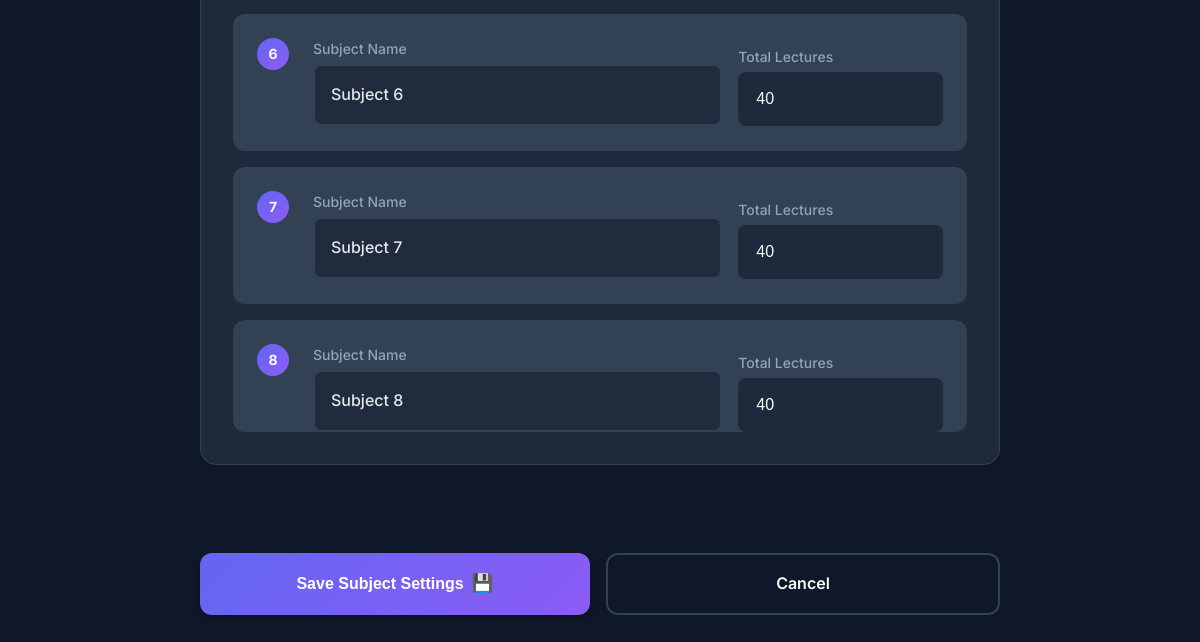
The page /settings (signed in, lower part) on the database as committed earlier.
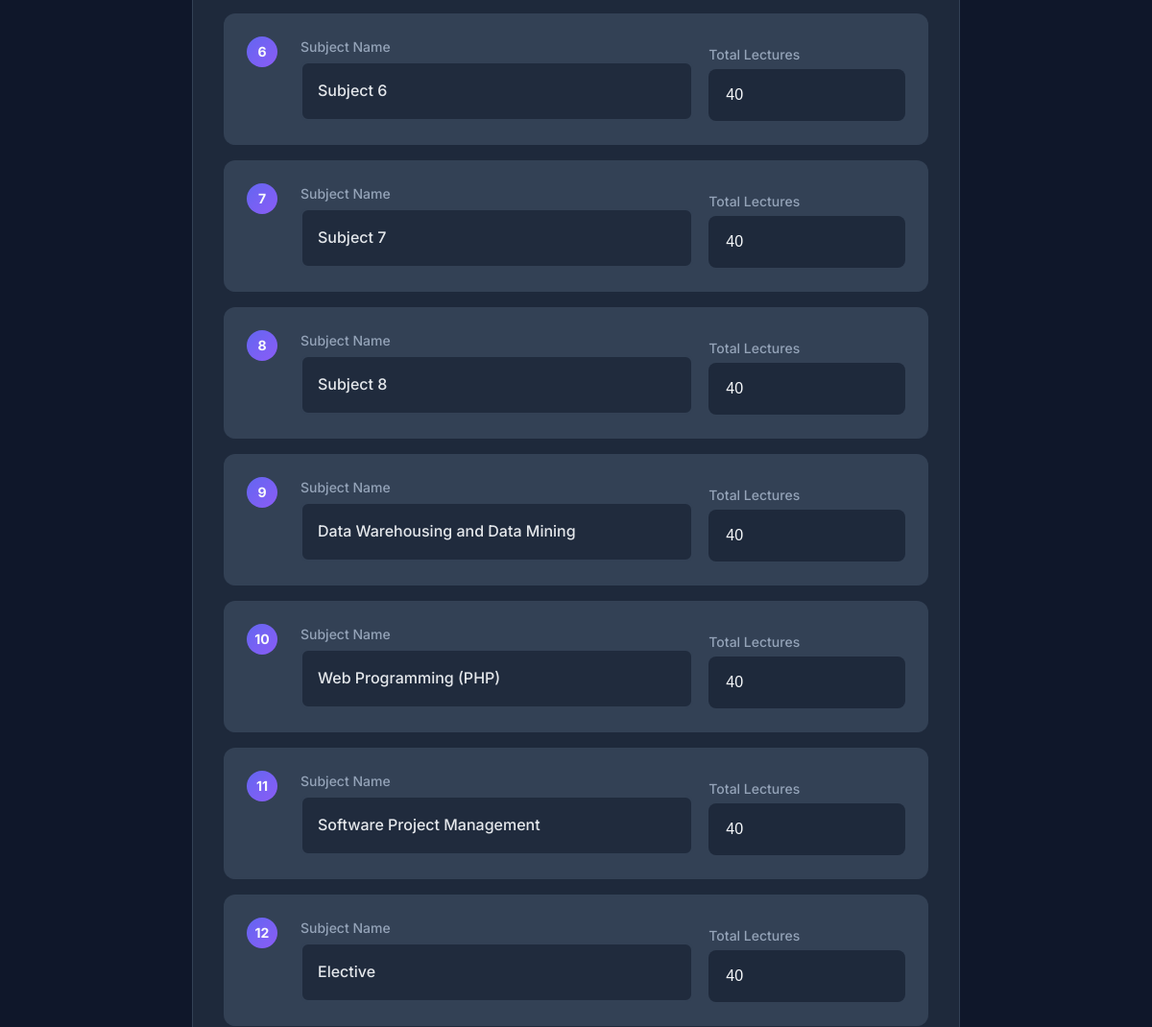
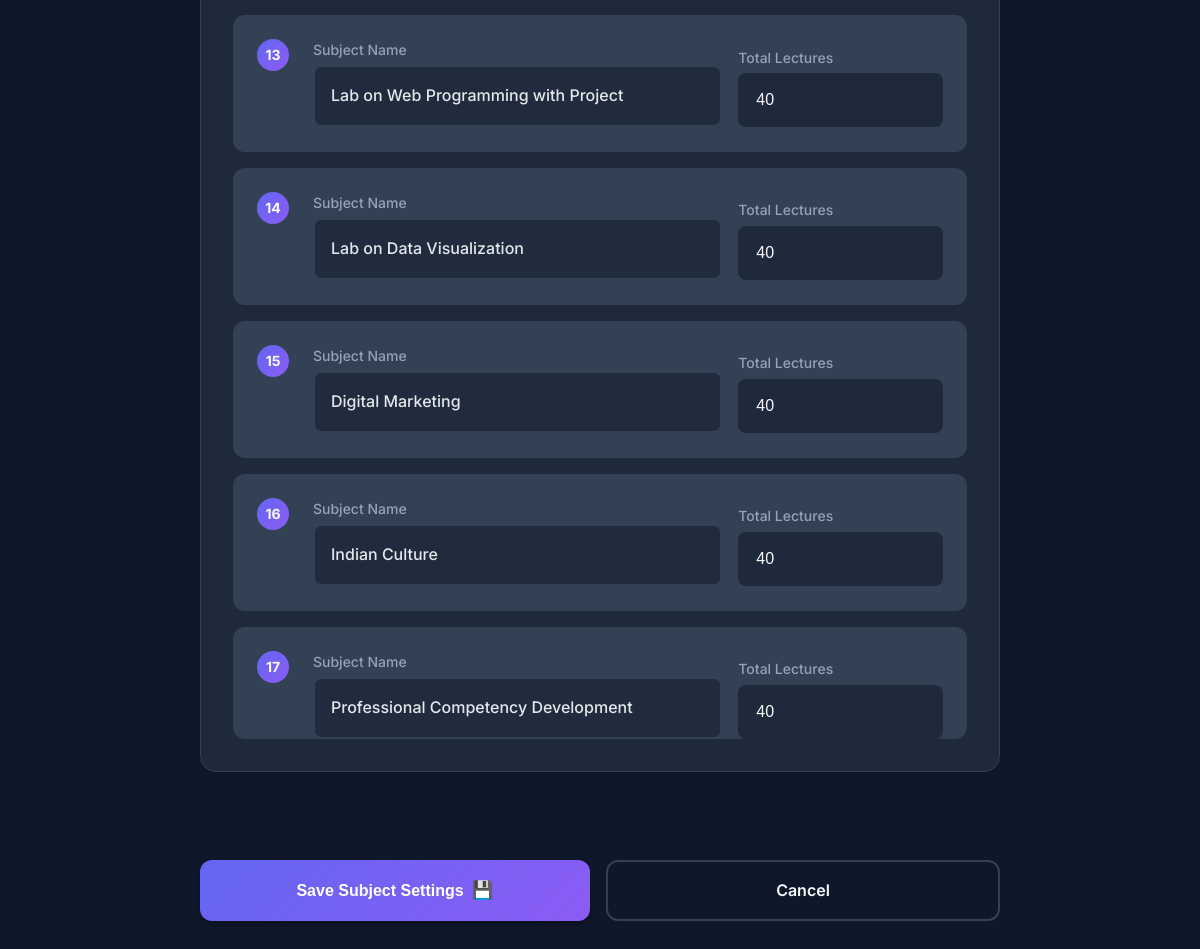
The same page on the database as committed later (2 pictures, top to bottom).
### models.py (models this page shows, shortened)
class Subject(db.Model):
    __tablename__ = 'subjects'
    id = db.Column(db.Integer, primary_key=True)
    name = db.Column(db.String(100), nullable=False)
    total_lectures = db.Column(db.Integer, default=40)
    attendance_records = db.relationship('Attendance', backref='subject', lazy='dynamic')

### app.py (the view, shortened to what this page needs)
@app.route('/settings', methods=['GET', 'POST'])
@login_required
def settings():
    subjects = Subject.query.all()
    return render_template('settings.html', subjects=subjects)

### app.py (called while the page is built)
@login_manager.user_loader
def load_user(user_id):
    return User.query.get(int(user_id))

### templates/settings.html (shortened to what this page needs)
{% extends 'base.html' %}
{% block content %}
<div class="settings-page">
    <form method="POST" class="settings-form">
        <section class="settings-section">
            <div class="subjects-settings">
                {% for subject in subjects %}
                <div class="subject-setting-item">
                    <div class="setting-number">{{ loop.index }}</div>
                    <div class="setting-fields">
                        <div class="form-group">
                            <label>Subject Name</label>
                            <div class="subject-name-display">{{ subject.name }}</div>
                        </div>
                        <div class="form-group">
                            <label for="lectures_{{ subject.id }}">Total Lectures</label>
                            <input type="number" id="lectures_{{ subject.id }}" name="lectures_{{ subject.id }}"
                                value="{{ subject.total_lectures }}" min="1" max="200" required>
                        </div>
                    </div>
                </div>
                {% endfor %}
            </div>
        </section>
        <div class="form-actions">
            <button type="submit" class="btn btn-primary">
                <span>Save Subject Settings</span>
                <span class="btn-icon">💾</span>
            </button>
            <a href="{{ url_for('dashboard') }}" class="btn btn-outline">Cancel</a>
        </div>
    </form>
</div>
{% endblock %}

### templates/base.html (shortened to what this page needs)
<!DOCTYPE html>
<html lang="en">
<head>
    <link rel="stylesheet" href="{{ url_for('static', filename='css/style.css') }}">
</head>
<body>
    <main class="main-content">
        {% block content %}{% endblock %}
    </main>
</body>
</html>

Rows that differ between the two databases and show on the page:
added Subject: name "Data Warehousing and Data Mining", total_lectures "40"
added Subject: name "Web Programming (PHP)", total_lectures "40"
added Subject: name "Software Project Management", total_lectures "40"
added Subject: name "Elective", total_lectures "40"
added Subject: name "Lab on Web Programming with Project", total_lectures "40"
added Subject: name "Lab on Data Visualization", total_lectures "40"
added Subject: name "Digital Marketing", total_lectures "40"
added Subject: name "Indian Culture", total_lectures "40"
added Subject: name "Professional Competency Development", total_lectures "40"
